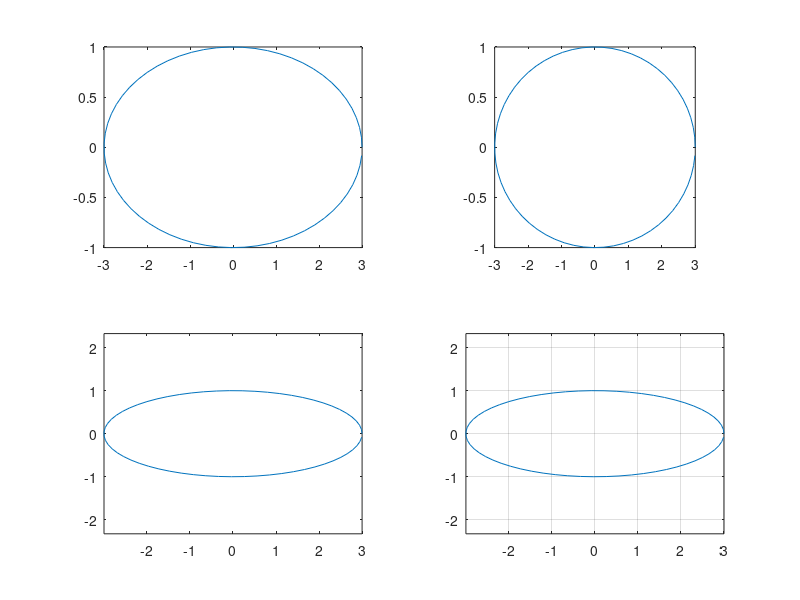

Here is the MATLAB script that generated this plot:
%plot(x,y);
% hold on;
% plot(cos(0:pi/20:2*pi),'or--');
% plot(sin(0:pi/20:2*pi),'xg:');
% hold off;
% %lineSpec

% x = 0:0.5:4*pi;
% y = sin(x);
% h = cos(x);
% w = 1./(1+exp(-x));
% g = (1/(2*pi*2)^0.5).*exp((-1.*(x-2*pi).^2)./(2*2^2));
% plot(x,y,'bd-',x,h,'gp:',x,w,'ro-',x,g,'c^-');
% legend('sin(x)','cos(x)','Sigmoid','Gauss function');
% title('Function Plots');
% xlabel('t = 0 to 2\pi');
% ylabel('values of sin(t) and others');

% x = linspace(0,3);
% y = x.^2.*sin(x);
% plot(x,y);
% line([2,2],[0,2^2*sin(2)]);
% str = '$$ \int_{0}^{2} x^2\sin(x) dx $$'
% text(0.25,2.5,str,'Interpreter','latex');
% annotation('arrow','X',[0.32,0.5],'Y',[0.6,0.4]);

%exercise1
% t = 1 : 0.01 :2;
% f = t.^2;
% g = sin(2*pi*t);
% plot(t,f,'b-',t,g,'or');
% title('Mini Assignment#1');
% xlabel('Time(ms)');
% ylabel('f(t)');
% legend('t^2','sin(2\pit)','location','northwest');

%Graphical Objects
% x = linspace(0,2*pi,1000);
% y = sin(x);
% plot(x,y);
% set(gcf, 'Color', [1 1 1]);
% h = plot(x,y);
% %fetch properties get()
% get(h);
% get(gca);
% %modify properties set()
% set(gca,'XLim',[0,2*pi]);
% set(gca,'YLim',[-1.2,1.2]);
% set(gca,'FontSize',25);
% set(gca,'XTick',0:pi/2:2*pi);
% set(gca,'XTickLabel',0:90:360);
% set(gca,'FontName','Tex');
% set(gca,'XTickLabel',{'0','p/2','p','3p/2','2p'});
% set(h,'LineStyle','-.',...
%     'LineWidth',7.0,'color','g');
% %delete(h);

%Marker Specification
% x = rand(20,1);
% set(gca,'FontSize',18);
% plot(x,'-md','LineWidth',2,'MarkerEdgeColor','k'...
%     'MarkerSize',10);
% xlim([1,20]);

%Multiple Figures figure,plot()
% x = -10:0.1:10;
% y1 = x.^2 -8;
% y2 = exp(x);
% figure,plot(x,y1);
% figure,plot(x,y2);
%figure('Position',[left,bottom,width,height]);
%subplot(m,n,1);%small plots in a figure,m row,n column

t = 0:0.1:2*pi;
x = 3*cos(t);
y = sin(t);
subplot(2,2,1);plot(x,y);axis normal
subplot(2,2,2);plot(x,y);axis square
subplot(2,2,3);plot(x,y);axis equal
subplot(2,2,4);plot(x,y);axis equal tight
grid off
axis off
axis on
box off
box on
grid on
%saveas(gcf,'filename','<formattype>');
